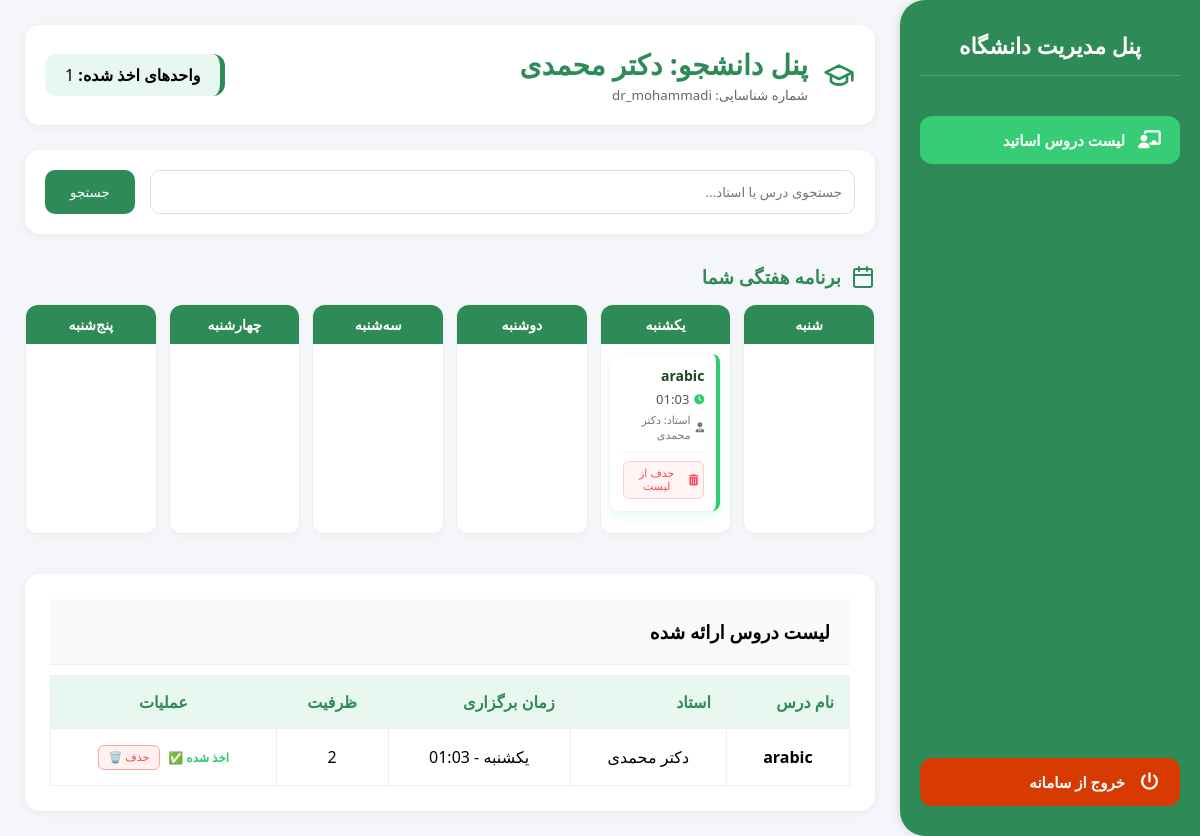
The app's page /courses/dashboard/ (signed in), older data.
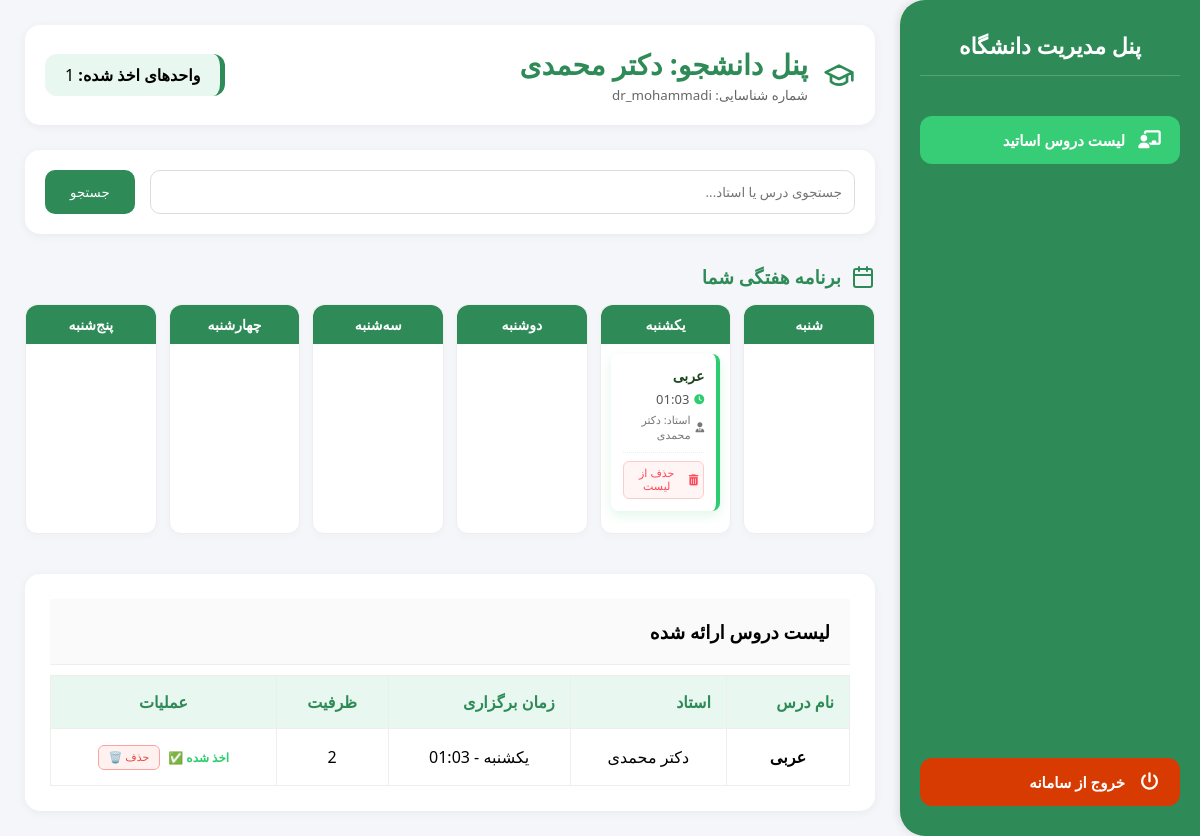
The same page, newer data.
### apps/courses/models.py (models this page shows, shortened)
class Course(models.Model):
    DAYS_OF_WEEK = [
        ('1', 'شنبه'),
        ('2', 'یکشنبه'),
        ('3', 'دوشنبه'),
        ('4', 'سه‌شنبه'),
        ('5', 'چهارشنبه'),
        ('6', 'پنج‌شنبه'),
        ('7', 'جمعه'),
    ]
    name = models.CharField(max_length=100, verbose_name="نام درس")
    code = models.CharField(max_length=20, unique=True, verbose_name="کد درس")
    capacity = models.IntegerField(verbose_name="ظرفیت")
    professor = models.ForeignKey(
        User,
        on_delete=models.CASCADE,
        limit_choices_to={'is_professor': True},
        verbose_name="استاد"
    )
    day = models.CharField(
        max_length=1,
        choices=DAYS_OF_WEEK,
        default='1',
        verbose_name="روز برگزاری"
    )
    start_time = models.TimeField(verbose_name="زمان شروع")
    end_time = models.TimeField(verbose_name="زمان پایان")
    location = models.CharField(max_length=100, verbose_name="مکان برگزاری")
    prerequisites = models.ManyToManyField(
        'self',
        symmetrical=False,
        blank=True,
        verbose_name="پیش‌نیازها"
    )
    class Meta:
        verbose_name = "درس"
        verbose_name_plural = "دروس"

### apps/accounts/models.py (models this page shows, shortened)
class User(AbstractUser):
    first_name = models.CharField(max_length=150, verbose_name="نام")
    last_name = models.CharField(max_length=150, verbose_name="نام خانوادگی")
    student_id = models.CharField(max_length=20, unique=True, null=True, blank=True, verbose_name="کد دانشجویی")
    professor_id = models.CharField(max_length=20, unique=True, null=True, blank=True, verbose_name="کد استادی")
    is_student = models.BooleanField(default=False, verbose_name="دانشجو")
    is_professor = models.BooleanField(default=False, verbose_name="استاد")
    def get_full_name(self):
        return f"{self.first_name} {self.last_name}"

### apps/courses/views.py (the view)
# urls.py: path('dashboard/', views.student_dashboard, name='dashboard'),
@login_required
def student_dashboard(request):
    my_custom_days = [
        ('1', 'شنبه'), ('2', 'یکشنبه'), ('3', 'دوشنبه'),
        ('4', 'سه‌شنبه'), ('5', 'چهارشنبه'), ('6', 'پنج‌شنبه'),
    ]
    user_enrollments = Enrollment.objects.filter(student=request.user)
    enrolled_courses = [e.course for e in user_enrollments]
    enrolled_ids = user_enrollments.values_list('course_id', flat=True)
    query = request.GET.get('q')
    all_courses = Course.objects.all()
    if query:
        all_courses = all_courses.filter(name__icontains=query)
    context = {
        'my_custom_days': my_custom_days,
        'enrolled_courses': enrolled_courses,
        'enrolled_ids': enrolled_ids,
        'all_courses': all_courses,
    }
    return render(request, 'students/dashboard.html', context)

### templates/students/dashboard.html (shortened to what the changed rows need)
{% extends 'base.html' %}
{% block content %}
<div style="display: flex; justify-content: space-between; align-items: center; margin-bottom: 25px; background: white; padding: 20px; border-radius: 15px; box-shadow: 0 2px 10px rgba(0,0,0,0.05);">
    <div style="display: flex; align-items: center; gap: 15px;">
        <div>
            <h2 style="color: #2E8B57; margin: 0;">پنل دانشجو: {{ user.get_full_name }}</h2>
        </div>
    </div>
</div>
<div style="display: grid; grid-template-columns: repeat(6, 1fr); gap: 12px; margin-bottom: 40px;">
    {% for d_val, d_name in my_custom_days %}
    <div style="background: white; border-radius: 12px; border: 1px solid #eee; min-height: 180px; box-shadow: 0 4px 6px rgba(0,0,0,0.02);">
        <div style="background: #2E8B57; color: white; padding: 10px; text-align: center; border-radius: 12px 12px 0 0; font-weight: bold; font-size: 14px;">
            {{ d_name }}
        </div>
        <div style="padding: 10px;">
            {% for course in enrolled_courses %}
                {% if course.day == d_val %}
                <div style="background: #ffffff; border-right: 4px solid #2ecc71; padding: 12px; margin-bottom: 12px; border-radius: 8px; font-size: 13px; box-shadow: 0 4px 12px rgba(46, 204, 113, 0.15); transition: transform 0.2s;" onmouseover="this.style.transform='scale(1.02)'" onmouseout="this.style.transform='scale(1)'">
                    <strong style="display: block; color: #1e4620; margin-bottom: 5px; font-size: 14px;">{{ course.name }}</strong>
                    <div style="color: #555; margin-bottom: 4px; display: flex; align-items: center; gap: 5px;">
                        <i class="fa-solid fa-clock" style="font-size: 10px; color: #2ecc71;"></i>
                        {{ course.start_time|time:"H:i" }}
                    </div>
                    <div style="color: #777; margin-bottom: 10px; font-size: 11px; display: flex; align-items: center; gap: 5px;">
                        <i class="fa-solid fa-user-tie" style="font-size: 10px;"></i>
                        استاد: {{ course.professor.get_full_name|default:"نامشخص" }}
                    </div>
                    <form action="{% url 'courses:drop' course.id %}" method="post" style="border-top: 1px dotted #eee; padding-top: 8px;">
                        <button type="submit" style="color: #ff4757; background: #fff5f5; border: 1px solid #ffcccc; width: 100%; padding: 5px; border-radius: 6px; font-size: 11px; cursor: pointer; transition: 0.3s; display: flex; align-items: center; justify-content: center; gap: 4px;"
                                onclick="return confirm('آیا از حذف واحد {{ course.name }} مطمئن هستید؟')"
                                onmouseover="this.style.background='#ff4757'; this.style.color='white'"
                                onmouseout="this.style.background='#fff5f5'; this.style.color='#ff4757'">
                            <i class="fa-solid fa-trash-can"></i> حذف از لیست
                        </button>
                    </form>
                </div>
                {% endif %}
            {% endfor %}
        </div>
    </div>
    {% endfor %}
</div>
<div class="card-container" style="background: white; border-radius: 15px; overflow: hidden; box-shadow: 0 2px 10px rgba(0,0,0,0.05);">
    <table style="width: 100%; border-collapse: collapse;">
        <thead>
            <tr style="background: #f8f9fa;">
                <th style="padding: 15px; text-align: right;">نام درس</th>
                <th style="padding: 15px; text-align: right;">استاد</th>
                <th style="padding: 15px; text-align: right;">زمان برگزاری</th>
                <th style="padding: 15px; text-align: center;">ظرفیت</th>
                <th style="padding: 15px; text-align: center;">عملیات</th>
            </tr>
        </thead>
        <tbody>
            {% for course in all_courses %}
            <tr style="border-bottom: 1px solid #eee;">
                <td style="padding: 15px;"><strong>{{ course.name }}</strong></td>
                <td style="padding: 15px;">{{ course.professor.get_full_name }}</td>
                <td style="padding: 15px;">{{ course.get_day_display }} - {{ course.start_time|time:"H:i" }}</td>
                <td style="padding: 15px; text-align: center;">{{ course.capacity }}</td>
                <td style="padding: 15px; text-align: center;">
                    <div style="display: flex; gap: 8px; justify-content: center; align-items: center;">
                        {% if course.id in enrolled_ids %}
                            <span style="color: #2ecc71; font-size: 12px; font-weight: bold;">اخذ شده ✅</span>
                            <form action="{% url 'courses:drop' course.id %}" method="post">
                                <button type="submit" style="background: #fff1f0; color: #e74c3c; border: 1px solid #ffa39e; padding: 5px 10px; border-radius: 6px; cursor: pointer; font-size: 11px;" onclick="return confirm('حذف شود؟')">
                                    حذف 🗑️
                                </button>
                            </form>
                        {% endif %}
                    </div>
                </td>
            </tr>
            {% empty %}
            <tr>
                <td colspan="5" style="text-align: center; padding: 20px; color: #999;">درسی یافت نشد.</td>
            </tr>
            {% endfor %}
        </tbody>
    </table>
</div>
{% endblock %}

Row changes from the older to the newer data that the page shows:
changed Course "یکشنبه": name "arabic" → "عربی"
